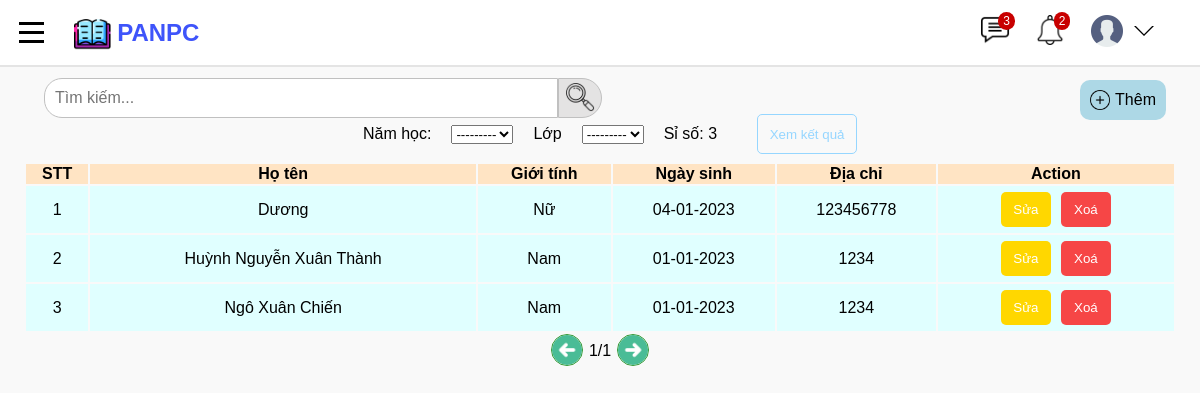
The app's page /list_class (signed in) with its own data.
### base/models.py (models this page shows, shortened)
class Student(models.Model):
    SEX_CATELOGY = [("1", "Nam"), ("0", "Nữ")]
    name = models.CharField(max_length=100)
    dateOfBirth = models.DateField(null=True)
    sex = models.CharField(default='1', choices=SEX_CATELOGY, max_length=1)
    address = models.TextField(max_length=200)
    email = models.EmailField(unique=True, null=True)
    classOfSchool = models.ForeignKey(
        ClassOfSchool, null=True, on_delete=models.CASCADE)

### base/views.py (the view)
# urls.py: path('list_class', views.list_class, name="list_class"),
@ login_required(login_url='login')
def list_class(request):
    q = request.GET.get('q') if request.GET.get('q') != None else ''
    students = Student.objects.all().order_by('name')
    classFilter = ClassFilter(request.GET, queryset=students)
    students = classFilter.qs.order_by('name')
    students = students.filter(Q(name__icontains=q))
    formatDate = [a.dateOfBirth.strftime("%d-%m-%Y") for a in students]
    stt = []
    i = 0
    for a in students:
        i += 1
        stt.append(i)
    students = zip(stt, students, formatDate)
    context = {
        'classFilter': classFilter,
        'students': students,
        'siso': i,
    }
    return render(request, 'base/classSchool.html', context)

### base/templates/base/classSchool.html (shortened to what this page needs)
{% extends 'main.html' %}
{% load static %}
{% block content %}
  <main class="list-container">
    <header class="tacvu">
      <form class="timkiem" action="" method="GET">
        <input name="q" class="search-bar" placeholder="Tìm kiếm...">
        <button class="search-button">
          <img src="{% static 'images/search.png' %}" class="search-icon">
        </button>
      </form>
      <a class="add" href="{% url 'addStudent' %}">
        <img src="{% static 'images/add.png' %}" height="20px">
        <p>Thêm</p>
      </a>
    </header>
    <form class="list-year" action="" method="GET">
      <label for="years_topic">Năm học:</label>
      {{classFilter.form.year}}
      <label for="class_topic">Lớp</label>
      {{classFilter.form.classOfSchool}}
      <label>Sỉ số: {{siso}}</label>
      <button class="result-btn" name="rq_result">Xem kết quả</button>
    </form>
    <table class="table">
      <tr>
        <th>STT</th>
        <th>Họ tên</th>
        <th>Giới tính</th>
        <th>Ngày sinh</th>
        <th>Địa chỉ</th>
        <th>Action</th>
      </tr>
      {% for stt, student, date in students %}
      <tr class="list">
        <td><a href="#">{{stt}}</a></td>
        <td><a href="#">{{student.name}}</a></td>
        {% if student.sex == '1' %}
          <td>Nam</td>
        {% else %}
          <td>Nữ</td>
        {% endif %}
        <td>{{date}}</td>
        <td>{{student.address}}</td>
        <td class="edit-delete">
          <div>
            <button class="edit"><a href="{% url 'student_form' student.id %}">Sửa</a></button>
            <button class="delete"><a href="{% url 'deleteStudent' student.id %}"
                onclick="return confirm('Xác nhận xóa tài khoản này ?')">Xoá</a></button>
          </div>
        </td>
      </tr>
      {% endfor %}
    </table>
    <div class="pagenumber">
      <button class="previous" type="previous">
        <img src="{% static 'images/previous.png' %}">
      </button>
      <p>1/1</p>
      <button class="next" type="next">
        <img src="{% static 'images/next.png' %}">
      </button>
    </div>
  </main>
{% endblock content %}

### static/styles/style.css (style rules this page uses)
body { font-family: Arial; margin: 0; padding-top: 80px; padding-left: 24px; padding-right: 24px; background-color: rgb(249, 249, 249); padding-bottom: 50px; text-decoration: none; transition: all 0.15s; }
a { text-decoration: none; color: black; }
.list-container { display: block; align-items: center; }
.list-container header { display: flex; justify-content: space-between; }
.timkiem { display: flex; align-items: center; justify-content: center; }
.tacvu { height: 36px; }
.search-bar { height: 100%; width: 500px; font-size: 16px; border: 1px solid rgb(192, 192, 192); border-top-left-radius: 18px; border-bottom-left-radius: 18px; margin-left: 20px; padding-left: 10px; }
.search-bar::placeholder { font-size: 16px; }
.search-button { height: 40px; border-top-right-radius: 20px; border-bottom-right-radius: 20px; border: 1px solid rgb(192, 192, 192); background-color: rgb(228, 227, 227); cursor: pointer; transition: all 0.2s ease-in-out; }
.search-button img { height: 30px; }
.add { height: 110%; background-color: lightblue; border: none; display: flex; align-items: center; padding-right: 10px; padding-left: 10px; margin-right: 10px; border-radius: 10px; cursor: pointer; text-decoration: none; }
.add img { margin-right: 5px; }
.table { margin-top: 10px; width: 100%; align-items: center; }
.table tr th { background-color: bisque; text-align: center; }
.list { text-align: center; background-color: lightcyan; }
.edit-delete div { display: flex; justify-content: center; }
.edit-delete div button a { color: white; }
.edit { background-color: #FFD700; border: none; margin: 5px; height: 35px; width: 50px; border-radius: 5px; cursor: pointer; color: white; }
.delete { background-color: rgba(255, 0, 0, 0.725); border: none; margin: 5px; height: 35px; width: 50px; border-radius: 5px; cursor: pointer; color: white; }
.pagenumber { height: 36px; display: flex; align-items: center; justify-content: center; }
.pagenumber button { background-color: transparent; border: none; }
.pagenumber button img { height: 30px; cursor: pointer; border: 0.5px solid rgba(0, 128, 0, 0.8); border-radius: 18px; }
.list-year { height: 36px; display: flex; align-items: center; justify-content: center; }
.list-year label { margin-left: 20px; margin-right: 20px; font-size: 16px; }
.result-btn { margin-left: 20px; cursor: pointer; width: 100px; height: 40px; border: 1px solid #96D6FF; border-radius: 5px; background-color: transparent; color: #96D6FF; }

### records on screen
Student: classOfSchool "1", name "Dương", sex "Nữ", dateOfBirth "04-01-2023", address "123456778"
Student: stt "2", name "Huỳnh Nguyễn Xuân Thành", sex "Nam", dateOfBirth "01-01-2023", address "1234"
Student: stt "3", name "Ngô Xuân Chiến", sex "Nam", dateOfBirth "01-01-2023", address "1234"

### other values on screen
{{ siso }} "3"
